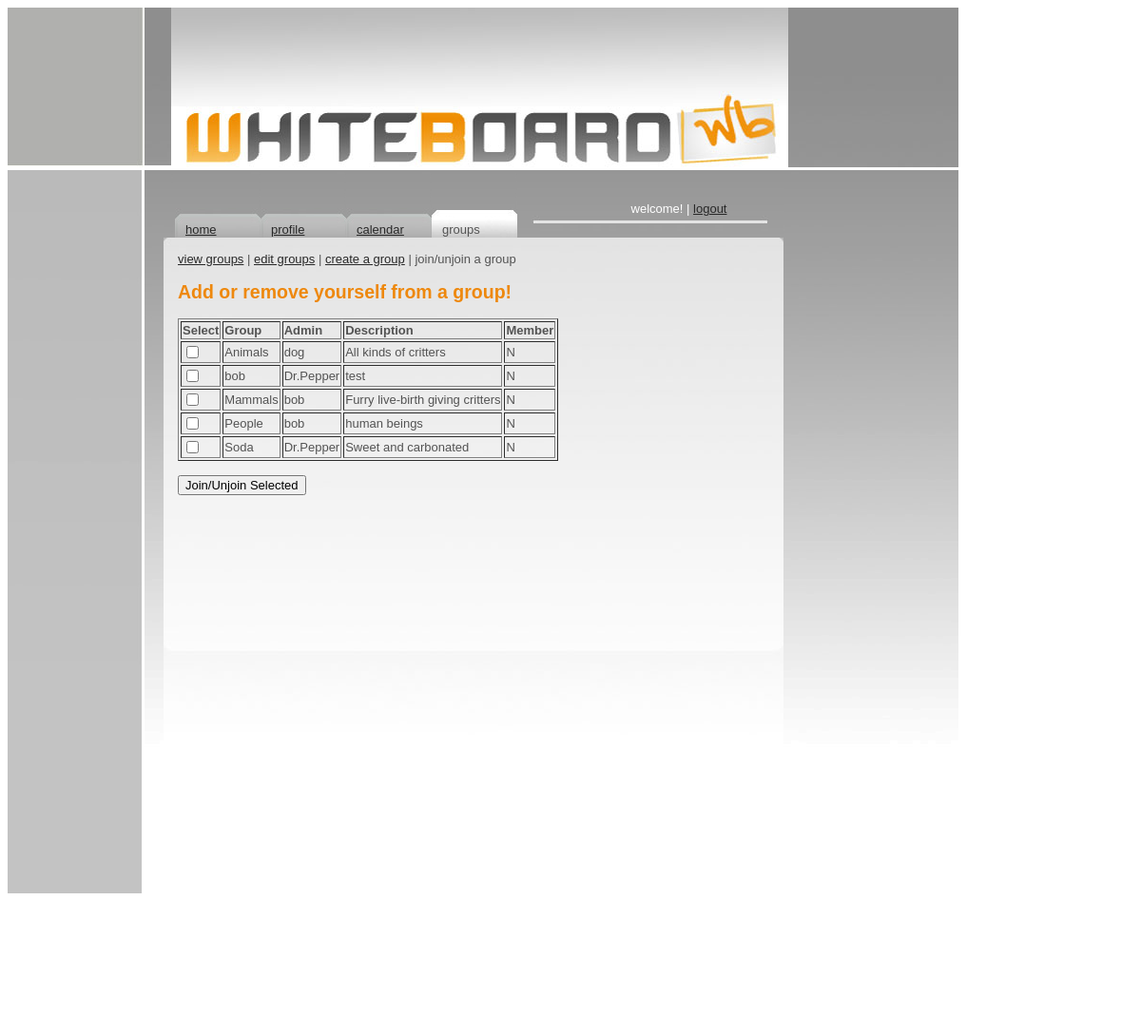
Page /joingroup.php on the committed database.
### tables this page shows
CREATE TABLE IF NOT EXISTS `groups` (
  `groupName` varchar(20) NOT NULL,
  `groupdescription` blob NOT NULL,
  `groupadmin` varchar(20) NOT NULL,
  `shortInfo` varchar(160) DEFAULT NULL,
  PRIMARY KEY (`groupName`)
);

### joingroup.php (the view, shortened to what this page needs)
<?php include("db_connect.php") ?>
<!DOCTYPE html PUBLIC "-//W3C//DTD XHTML 1.0 Strict//EN" "http://www.w3.org/TR/xhtml1/DTD/xhtml1-strict.dtd">
<html>
	<head>
		<LINK href="stylesheet.css" rel="stylesheet" type="text/css">
	</head>
	<body>
		<div class="header">
			<img src="logo.jpg"/>
		</div>
		<div class="body">
			<table padding-left="5px" cellspacing="0">
			<tr><td class="blank"></td>
			<td class="tab4"><a href="home.php">home</a></td>
			<td class="tab2"><a href="profile.php">profile</a></td>
			<td class="tab3"><a href="calendar.php">calendar</a></td>
			<td class="tab1">groups</td>
			<td class="login"><font color="#ffffff">welcome! | </font><a href="logout.php"> logout</a></td>
			</tr></table>
			<table cellspacing="0"><tr>
			<td class="content">
<a href="groups.php">view groups</a> | <a href="editgroup.php">edit groups</a> | <a href="creategroup.php">create a group</a> | join/unjoin a group
<h2>Add or remove yourself from a group!</h2>
<?php
						$name = $_SESSION['username'];
						$query = "SELECT g.groupName, g.groupadmin, g.shortInfo FROM groups g";
						$result = mysqli_query($db,$query);
						if($_GET['d'] != '1')
						{
							echo("<form method='get' action='joingroup.php'><input type='hidden' name='d' value='1'>");
							echo("<table border = 1>");
							echo("<tr><td><b>Select</b></td><td><b>Group</b></td><td><b>Admin</b></td><td><b>Description</b></td><td><b>Member</b></td></tr>");
							while($row = mysqli_fetch_array($result))
							{
								$groupName = $row['groupName'];
								$admin = $row['groupadmin'];
								$description = $row['shortInfo'];
								$tempquery = "SELECT COUNT(userName) FROM memberjunction m WHERE m.groupname = '$groupName' AND m.username = '$name'";
								$tempresult = mysqli_query($db, $tempquery);
								$array = mysqli_fetch_array($tempresult);
								$count = $array['COUNT(userName)'];
								echo("<tr>");
								echo("<td><input type='checkbox' name=$groupName value='1'></td>");
								echo("<td>" . $groupName . "</td>");
								echo("<td>" . $admin . "</td>");
								echo("<td>" . $description . "</td>");
								if($count > 0){
									echo("<td>" . Y . "</td>");
								}
								else{
									echo("<td>" . N . "</td>");
								}
								echo("</tr>");
							}
							echo("</table><br>");
							echo("<input type='submit' value='Join/Unjoin Selected'></form>");
						}
					?>
		</div>
	</body>
</html>

### stylesheet.css (style rules this page uses)
body { font-family: arial; color:#535353; font-size: small; }
A:link { text-decoration: bold; color:#282828; font-family:arial; font-size:small; }
h2 { color:#ee880d; }
INPUT { font-family: arial, verdana, ms sans serif; font-size: small; }
DIV.header { background-image:url('header.jpg'); background-repeat:no-repeat; padding-left: 172px; }
DIV.body { background-image:url('body.jpg'); background-repeat:no-repeat; padding-left: 164px; }
td.blank { background-image:url('blank.jpg'); background-repeat:no-repeat; width:10px; }
td.tab1 { background-image:url('tab1.jpg'); background-repeat:no-repeat; padding-left:11px; padding-top:55px; width:78px; }
td.tab2 { background-image:url('tab2.jpg'); background-repeat:no-repeat; padding-left:11px; padding-top:55px; width:78px; }
td.tab3 { background-image:url('tab2.jpg'); background-repeat:no-repeat; padding-left:11px; padding-top:55px; width:78px; }
td.tab4 { background-image:url('tab2.jpg'); background-repeat:no-repeat; padding-left:11px; padding-top:55px; width:78px; }
td.login { background-image:url('login.jpg'); background-repeat:no-repeat; padding-left:20px; padding-top:20px; padding-bottom:10px; width:300px; text-align:center; font-size:small; }
td.content { background-image:url('contentbox.jpg'); background-repeat:no-repeat; padding-left:15px; padding-right:15px; padding-top:15px; padding-bottom:15px; width:650px; height:800px; vertical-align: top; }

### rows in the picture
groups: groupName "Animals", groupadmin "dog", shortInfo "All kinds of critters"
groups: groupName "bob", groupadmin "Dr.Pepper", shortInfo "test"
groups: groupName "Mammals", groupadmin "bob", shortInfo "Furry live-birth giving critters"
groups: groupName "People", groupadmin "bob", shortInfo "human beings"
groups: groupName "Soda", groupadmin "Dr.Pepper", shortInfo "Sweet and carbonated"
